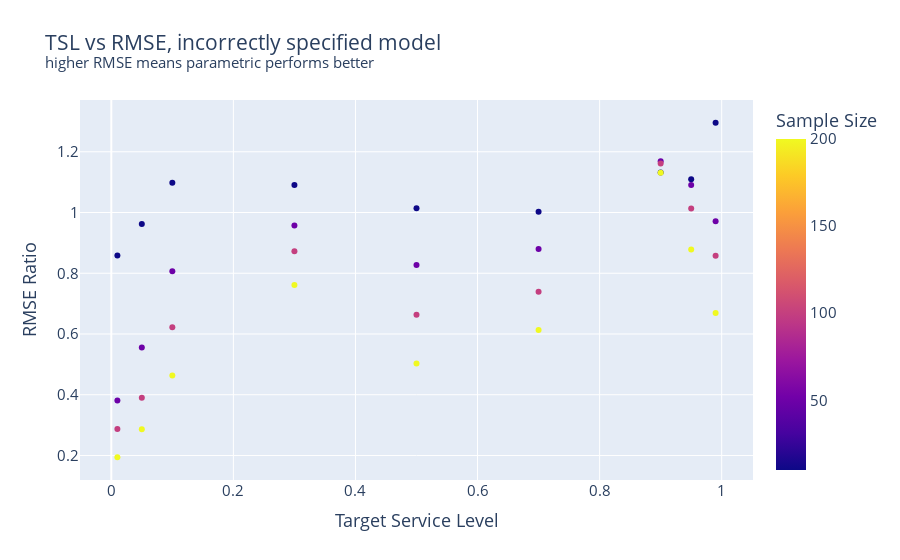
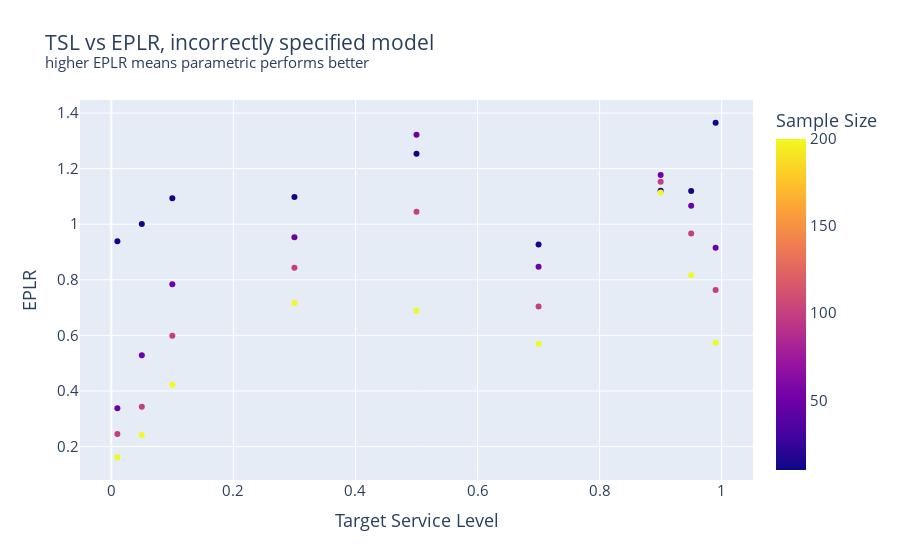

Notebook code cell kept with these figures, in order:
### Markdown cell above
Graph data with colours!!!

### Code cell
import plotly.express as px
fig = px.scatter(df, x='Target Service Level', y='RMSE Ratio', color="Sample Size", title="TSL vs RMSE, incorrectly specified model<br><sup>higher RMSE means parametric performs better</sup>")
fig.update_layout(font_size = 15)
#fig.write_image("Excercise part 4/RMSE-lognorm.pdf")
fig.show()

fig = px.scatter(df, x='Target Service Level', y='EPLR', color="Sample Size", title="TSL vs EPLR, incorrectly specified model<br><sup>higher EPLR means parametric performs better</sup>")
fig.update_layout(font_size = 15)
#fig.write_image("Excercise part 4/EPLR-lognorm.pdf")
fig.show()

#fig = px.scatter(df, x='Target Service Level', y='RMSE Ratio', color="Sample Size", title="TSL vs RMSE, higher RMSE means parametric performs better")
#fig.show()

### Figure 1 — Plotly figure (JSON) as saved in the notebook; plotly's stock layout.template omitted (floating-point values rounded to 4 significant figures)
{"data": [{"hovertemplate": "Target Service Level=%{x}<br>RMSE Ratio=%{y}<br>Sample Size=%{marker.color}<extra></extra>", "legendgroup": "", "marker": {"color": [10, 50, 100, 200, 10, 50, 100, 200, 10, 50, 100, 200, 10, 50, 100, 200, 10, 50, 100, 200, 10, 50, 100, 200, 10, 50, 100, 200, 10, 50, 100, 200, 10, 50, 100, 200], "coloraxis": "coloraxis", "symbol": "circle"}, "mode": "markers", "name": "", "orientation": "v", "showlegend": false, "type": "scatter", "x": [0.01, 0.01, 0.01, 0.01, 0.05, 0.05, 0.05, 0.05, 0.1, 0.1, 0.1, 0.1, 0.3, 0.3, 0.3, 0.3, 0.5, 0.5, 0.5, 0.5, 0.7, 0.7, 0.7, 0.7, 0.9, 0.9, 0.9, 0.9, 0.95, 0.95, 0.95, 0.95, 0.99, 0.99, 0.99, 0.99], "xaxis": "x", "y": [0.8587, 0.381, 0.2872, 0.1942, 0.9622, 0.5552, 0.3904, 0.2866, 1.098, 0.8066, 0.6224, 0.4633, 1.09, 0.9576, 0.8728, 0.7615, 1.014, 0.827, 0.6635, 0.503, 1.002, 0.8798, 0.7387, 0.613, 1.132, 1.169, 1.161, 1.131, 1.11, 1.091, 1.013, 0.878, 1.295, 0.971, 0.858, 0.6692], "yaxis": "y"}], "layout": {"coloraxis": {"colorbar": {"title": {"text": "Sample Size"}}, "colorscale": [[0, "#0d0887"], [0.1111, "#46039f"], [0.2222, "#7201a8"], [0.3333, "#9c179e"], [0.4444, "#bd3786"], [0.5556, "#d8576b"], [0.6667, "#ed7953"], [0.7778, "#fb9f3a"], [0.8889, "#fdca26"], [1, "#f0f921"]]}, "font": {"size": 15}, "legend": {"tracegroupgap": 0}, "title": {"text": "TSL vs RMSE, incorrectly specified model<br><sup>higher RMSE means parametric performs better</sup>"}, "xaxis": {"anchor": "y", "domain": [0, 1], "title": {"text": "Target Service Level"}}, "yaxis": {"anchor": "x", "domain": [0, 1], "title": {"text": "RMSE Ratio"}}}}

### Figure 2 — Plotly figure (JSON) as saved in the notebook; plotly's stock layout.template omitted (floating-point values rounded to 4 significant figures)
{"data": [{"hovertemplate": "Target Service Level=%{x}<br>EPLR=%{y}<br>Sample Size=%{marker.color}<extra></extra>", "legendgroup": "", "marker": {"color": [10, 50, 100, 200, 10, 50, 100, 200, 10, 50, 100, 200, 10, 50, 100, 200, 10, 50, 100, 200, 10, 50, 100, 200, 10, 50, 100, 200, 10, 50, 100, 200, 10, 50, 100, 200], "coloraxis": "coloraxis", "symbol": "circle"}, "mode": "markers", "name": "", "orientation": "v", "showlegend": false, "type": "scatter", "x": [0.01, 0.01, 0.01, 0.01, 0.05, 0.05, 0.05, 0.05, 0.1, 0.1, 0.1, 0.1, 0.3, 0.3, 0.3, 0.3, 0.5, 0.5, 0.5, 0.5, 0.7, 0.7, 0.7, 0.7, 0.9, 0.9, 0.9, 0.9, 0.95, 0.95, 0.95, 0.95, 0.99, 0.99, 0.99, 0.99], "xaxis": "x", "y": [0.9389, 0.3376, 0.2454, 0.1616, 1.001, 0.5283, 0.3431, 0.2412, 1.094, 0.7838, 0.5987, 0.4223, 1.098, 0.9534, 0.8438, 0.7165, 1.254, 1.322, 1.045, 0.6886, 0.927, 0.8471, 0.7036, 0.5696, 1.121, 1.177, 1.152, 1.114, 1.119, 1.066, 0.9671, 0.8164, 1.365, 0.9154, 0.7635, 0.5731], "yaxis": "y"}], "layout": {"coloraxis": {"colorbar": {"title": {"text": "Sample Size"}}, "colorscale": [[0, "#0d0887"], [0.1111, "#46039f"], [0.2222, "#7201a8"], [0.3333, "#9c179e"], [0.4444, "#bd3786"], [0.5556, "#d8576b"], [0.6667, "#ed7953"], [0.7778, "#fb9f3a"], [0.8889, "#fdca26"], [1, "#f0f921"]]}, "font": {"size": 15}, "legend": {"tracegroupgap": 0}, "title": {"text": "TSL vs EPLR, incorrectly specified model<br><sup>higher EPLR means parametric performs better</sup>"}, "xaxis": {"anchor": "y", "domain": [0, 1], "title": {"text": "Target Service Level"}}, "yaxis": {"anchor": "x", "domain": [0, 1], "title": {"text": "EPLR"}}}}
